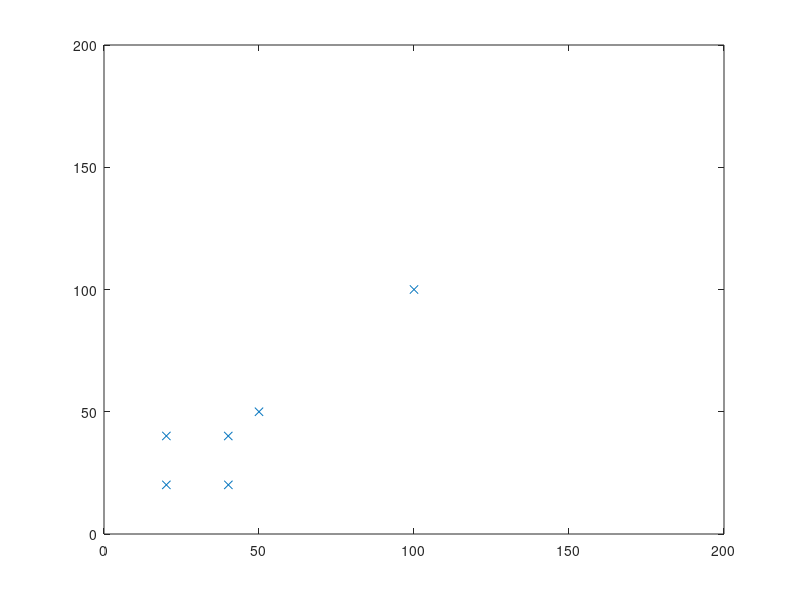

Here is the MATLAB script that generated this plot: (Note: this script raises an error after producing the figure.)

%%%%%%%%%%%%%%%initialization

target=[100 100];
lem=2;
obs=[50 50];



% agents system dynamics which accelaration is the only determination.
A = [0 1; 0 0];
B = [0 0; -1 -1];


%%%%%%%%%%%%%%%%%%%%%%%%%%%%%%%%%




% Laplacian matrix
L=[3 -1 -1 -1;-1 3 -1 -1;-1 -1 3 -1;0 0 0 0];
% create system dynamic%number of agents is 4 which is inside eye()
Ac = kron(eye(4),A);
Bc = kron(L,(B));



%digitization
%%%%%%%%%%%%%%
Ad = eye(2*4)+Ac*0.1;
Bd = 0.1*Bc;
%%%%%%%%%%%%%%



% Initial Conditions
% the matrix that stores all the states of all 4 agents.
% positons of 4 agents are stored in x 1,3,5,7 respectively.
% velocity of 4 agents are stored in x 2,4,6,8 respectively.
x(1:8,:) = [0 0;5 0;60 5;0 3;30 50;2 2;20 20;1 1];
% Formation shape that agents are going to follow
D = [20 0;0 0;0 0;0 0;0 20;0 0;20 20;0 0];
%%%%%%%%%%%%%%%%%%%%%%%%%%%%%%%%%%%%%%%%%%%%%%%%%%%%%%%%%%%%%%% main loop
%%%%%%%%%%%%%%%%%%%%%%%%%%%%%%%%%%%%%%%%%%%%%%%%%%%%%%%%%%%%%%%
%update all the states for leader and followers
%plot the results every (pause)secs
for i=1:800        %iteration that go through
    

    
%if there are any agent whose distance between obstacle and itself is less
%then 10, call the obstacle_avoidance function, else continuoue formation.
 if (((obs(1,1)-x(1,1))^2+(obs(1,2)-x(1,2))^2>200) && ((obs(1,1)-x(3,1))^2+(obs(1,2)-x(3,2))^2>200) && ((obs(1,1)-x(5,1))^2+(obs(1,2)-x(5,2))^2>200) && ((obs(1,1)-x(7,1))^2+(obs(1,2)-x(7,2))^2>200))
    
    
    
%for the leader to go to target
    dist=((target(1,1)-x(7,1))^2+(target(1,2)-x(7,2))^2)^0.5;
    cos=(target(1,1)-x(7,1))/dist;
    sin=(target(1,2)-x(7,2))/dist;
    x(8,:)=[lem*cos lem*sin];
%formation control   
 y(1:8,:) = Ad*x(1:8,:)+Bd*(x(1:8,:)-D);
 
 x1=y(1,1);
 y1=y(1,2);
 x2=y(3,1);
 y2=y(3,2);
 x3=y(5,1);
 y3=y(5,2);
 x4=y(7,1);
 y4=y(7,2);
 %update the states
 x(1:7,:)=y(1:7,:);

 else
     %%%%%%%%%call function obstacle_avoidance%%%%%%%%%%%%
 [x1,y1] = obstacle_avoidance(x(1,1), x(1,2));
 [x2,y2] = obstacle_avoidance(x(3,1), x(3,2));
 [x3,y3] = obstacle_avoidance(x(5,1), x(5,2));
 [x4,y4] = obstacle_avoidance(x(7,1), x(7,2));
 

 

 %update the states (positons only)
 x(1,1)=x1;x(1,2)=y1;
 x(3,1)=x2;x(3,2)=y2;
 x(5,1)=x3;x(5,2)=y3;
 x(7,1)=x4;x(7,2)=y4;
 
 
 
 
 
 end
 
 x5=target(1,1);y5=target(1,2);
 x6=obs(1,1);y6=obs(1,2);
 %plot postions for all agents as well as target and obstacle
 xx=[x1;x2;x3;x4;x5;x6];
 yy=[y1;y2;y3;y4;y5;y6];
 
 plot(xx,yy,'x');

 xlim([0 200]);
 ylim([0 200]);

 pause(0.04);
     
 
 
 
 
 
 
 
end
%%%%%%%%%%%%%%%%%%%%%%%%%%%%%%%%%%%%%%%%%%%%%%%%%%%%%%%%%%%%%%%%%
%%%%%%%%%%%%%%%%%%%%%%%%%%%%%%%%%%%%%%%%%%%%%%%%%%%%%%%%%%%%%%%%
